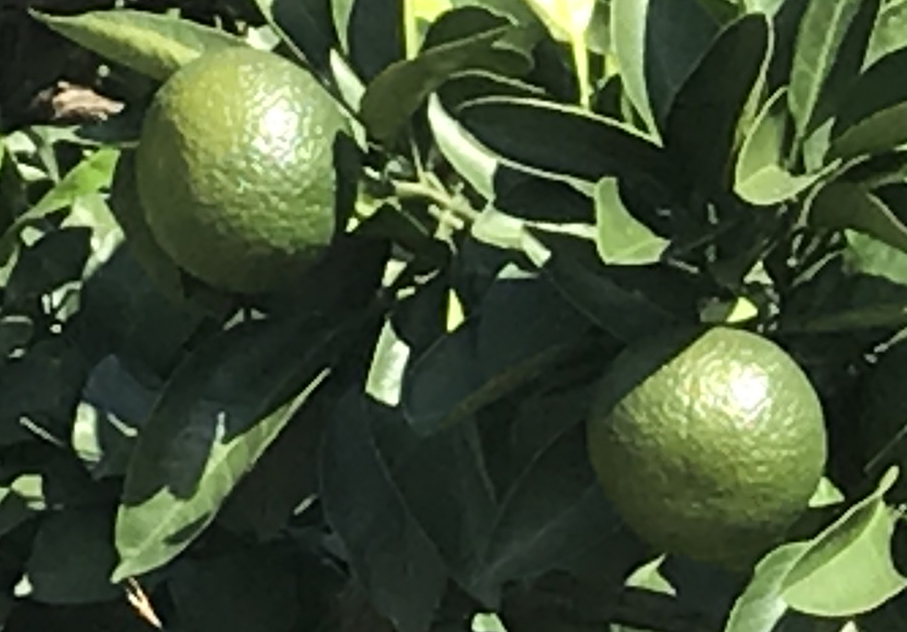
%> input picture fruit_set/15/15.jpg, 907 x 632 px
$ octave Process1_imageload_filtering.m   (GNU Octave 9; MATLAB toolbox functions it lacks are replaced by stand-ins)
%> lines starting %> are read from the running program, lines starting %| are printed output that depends on the picture; in (x1, y1, x2, y2) boxes, pixels count from 0 and x2, y2 are one past the last pixel; in counts of white or black regions, pixels touching at a corner belong together; the program's own positions count from 1
### fruit_set/2/bfilter2.m
%简单地说:
%A为给定图像，归一化到[0,1]的矩阵
%W为双边滤波器（核）的边长/2
%定义域方差σd记为SIGMA(1),值域方差σr记为SIGMA(2)

%%%%%%%%%%%%%%%%%%%%%%%%%%%%%%%%%%%%%%%%%%%%%%%%%%%%%%%%%%%%%
% Pre-process input and select appropriate filter.
function B = bfilter2(A,w,sigma)

% Verify that the input image exists and is valid.
if ~exist('A','var') || isempty(A)
   error('Input image A is undefined or invalid.');
end
if ~isfloat(A) || ~sum([1,3] == size(A,3)) || ...
      min(A(:)) < 0 || max(A(:)) > 1
   error(['Input image A must be a double precision ',...
          'matrix of size NxMx1 or NxMx3 on the closed ',...
          'interval [0,1].']);
end

% Verify bilateral filter window size.
if ~exist('w','var') || isempty(w) || ...
      numel(w) ~= 1 || w < 1
   w = 5;
end
w = ceil(w);

% Verify bilateral filter standard deviations.
if ~exist('sigma','var') || isempty(sigma) || ...
      numel(sigma) ~= 2 || sigma(1) <= 0 || sigma(2) <= 0
   sigma = [3 0.1];
end

% Apply either grayscale or color bilateral filtering.
if size(A,3) == 1
   B = bfltGray(A,w,sigma(1),sigma(2));
else
   B = bfltColor(A,w,sigma(1),sigma(2));
end


%%%%%%%%%%%%%%%%%%%%%%%%%%%%%%%%%%%%%%%%%%%%%%%%%%%%%%%%%%%%%
% Implements bilateral filtering for grayscale images.
function B = bfltGray(A,w,sigma_d,sigma_r)

% Pre-compute Gaussian distance weights.
[X,Y] = meshgrid(-w:w,-w:w);
%创建核距离矩阵，e.g.
%  [x,y]=meshgrid(-1:1,-1:1)
%
% x =
%
%     -1     0     1
%     -1     0     1
%     -1     0     1
%
%
% y =
%
%     -1    -1    -1
%      0     0     0
%      1     1     1
%计算定义域核
G = exp(-(X.^2+Y.^2)/(2*sigma_d^2));

% Create waitbar.
h = waitbar(0,'Applying bilateral filter...');
set(h,'Name','Bilateral Filter Progress');

% Apply bilateral filter.
%计算值域核H 并与定义域核G 乘积得到双边权重函数F
dim = size(A);
B = zeros(dim);
for i = 1:dim(1)
   for j = 1:dim(2)

         % Extract local region.
         iMin = max(i-w,1);
         iMax = min(i+w,dim(1));
         jMin = max(j-w,1);
         jMax = min(j+w,dim(2));
         %定义当前核所作用的区域为(iMin:iMax,jMin:jMax)
         I = A(iMin:iMax,jMin:jMax);%提取该区域的源图像值赋给I

         % Compute Gaussian intensity weights.
         H = exp(-(I-A(i,j)).^2/(2*sigma_r^2));

         % Calculate bilateral filter response.
         F = H.*G((iMin:iMax)-i+w+1,(jMin:jMax)-j+w+1);
         B(i,j) = sum(F(:).*I(:))/sum(F(:));

   end
   waitbar(i/dim(1));
end

% Close waitbar.
close(h);


%%%%%%%%%%%%%%%%%%%%%%%%%%%%%%%%%%%%%%%%%%%%%%%%%%%%%%%%%%%%%
% Implements bilateral filter for color images.
% [59 lines left out: function bfltColor, not called in this run]

### fruit_set/15/edge_enhance.m
function [ I2 ] = edge_enhance( I )
% I = rgb2gray(I);
% imshow(I);
I2 = I;
BW1 = edge(I,'Canny',0.1,'horizontal',0.1);

se = strel('square',1);
BW1 = imdilate(BW1,se,2);
BW1 = imerode(BW1,se,2);
% BW1 = imdilate(BW1,se,2);

L = bwlabel(BW1);
S = regionprops(L, 'all');
BW2 = ismember(L, find([S.Area]>=100 ));


for i = 1:size(BW2,1)

for j = 1:size(BW2,2)

   pixel = BW2(i,j);
   if(pixel == 1)

       I2(i,j) = 0;


   end

end

end


% figure
% imshowpair(BW2,I2,'montage')


end

### fruit_set/15/Process1_imageload_filtering.m
J=imread('15.jpg');
%> J is the input picture: size 632x907x3 uint8; mean R, G, B 66.1, 79.9, 53.1
I = rgb2gray(J);
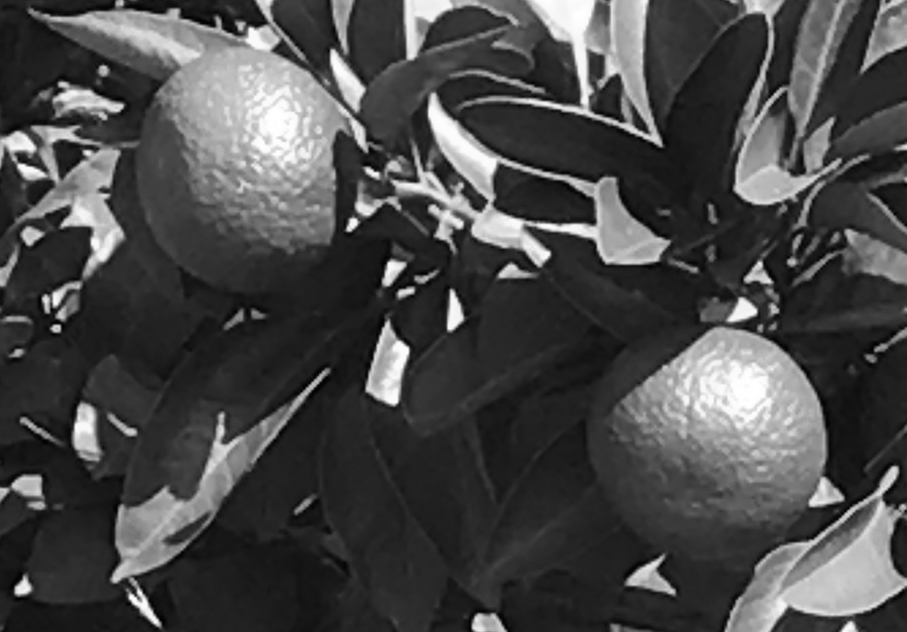
%> I: size 632x907 uint8; min 1, max 255, mean 72.7
imsize = 400*300
imsize_real = size(I,1)*size(I,2);
%> imsize_real = 573224
alpha = sqrt(imsize_real/imsize);
%> alpha = 2.19
I = imresize(I,[size(I,1)/alpha,size(I,2)/alpha]);
%> I: size 290x415 uint8
                                                       %to enhance the edge in order to seperate different obj

I=double(I)/255;
%> I: size 290x415 double

%bilateral filter
w = 3;       % bilateral filter half-width
sigma = [10 1]; % bilateral filter standard deviations

% I = edge_enhance(I);
 Is=bfilter2(I,w,sigma);
%> after the loop in bfltGray, `for i = 1:dim(1)`:
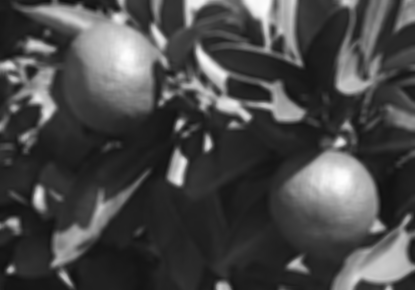
%> B: size 290x415 double; min 0.0679, max 0.997, mean 0.285
 Is = edge_enhance(Is);
%> in edge_enhance, `BW1 = edge(I,'Canny',0.1,'horizontal',0.1);`:
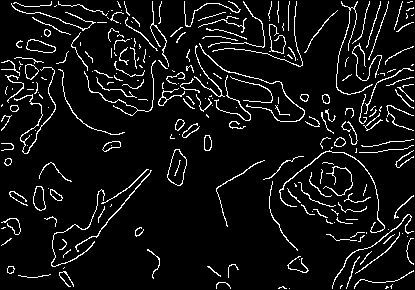
%> BW1: size 290x415 logical; 7.3% white in thin lines or dots
%> in edge_enhance, `L = bwlabel(BW1);`:
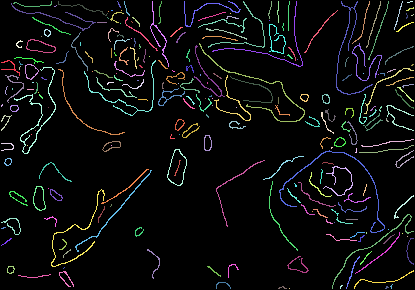
%> L: size 290x415 double; 252 distinct labels, from 0 to 251; one colour per label, 0 black
%> in edge_enhance, `S = regionprops(L, 'all');`: S = 251 regions; largest, box (x1, y1, x2, y2), Area, Centroid, MajorAxisLength, MinorAxisLength and Eccentricity: (279, 150, 385, 233) 278 [337.6 186] 155.1 93.02 0.8, (14, 67, 56, 154) 266 [37.9 114.7] 98.04 36.42 0.928, (199, 43, 305, 122) 248 [260.4 90.4] 149.3 39.31 0.965
%> in edge_enhance, `BW2 = ismember(L, find([S.Area]>=100 ));`:
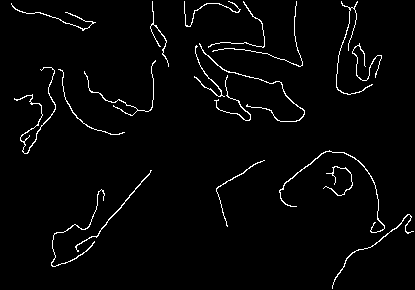
%> BW2: size 290x415 logical; 2.6% white in thin lines or dots
%> after the loop in edge_enhance, `for i = 1:size(BW2,1)`:
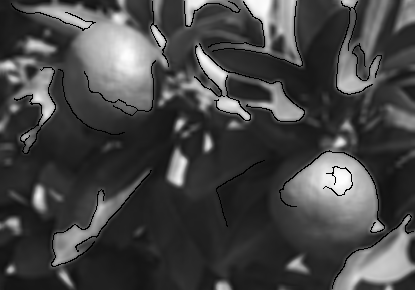
%> I2: size 290x415 double; 2.59% of pixels changed, all inside (x1, y1, x2, y2) = (11, 1, 414, 289)

figure
imshow(Is);
%
bwSet = {};

maxNum = 0;
figure
imshow(rgb2gray(imresize(J,[size(J,1)/alpha,size(J,2)/alpha])));
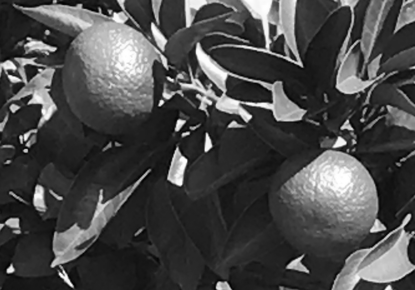
%> displayed picture: size 290x415, on the screen's scale of 0 to 255; min 1, max 255, mean 72.7
step = 5;
color = [0,1,0];
%> (the run ends here)
